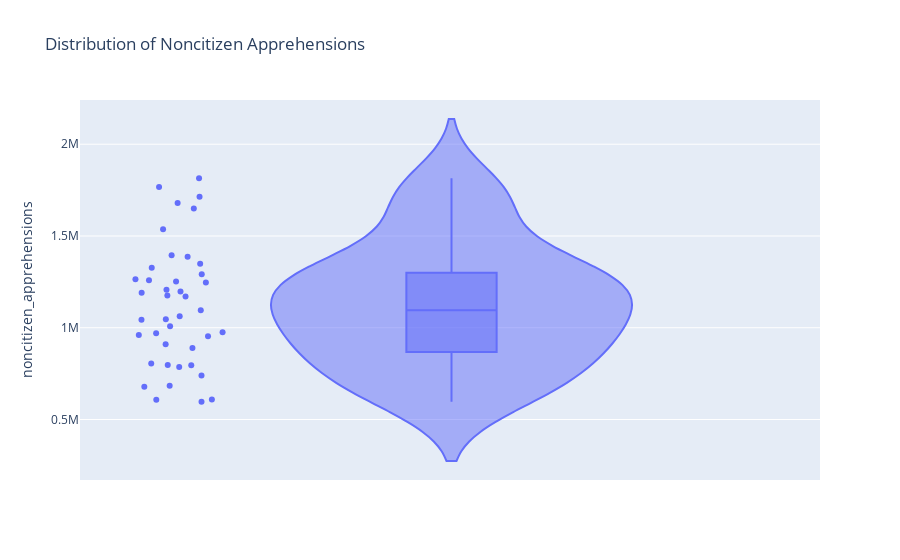

The notebook cell saved with this chart:
### Code cell
noncitizen_apprehensions_violin = px.violin(df, y='noncitizen_apprehensions', points='all', box=True,
                                         title='Distribution of Noncitizen Apprehensions')
noncitizen_apprehensions_violin.show()

### Figure 1 — Plotly figure (JSON) as saved in the notebook; plotly's stock layout.template omitted (floating-point values rounded to 4 significant figures)
{"data": [{"alignmentgroup": "True", "box": {"visible": true}, "hovertemplate": "noncitizen_apprehensions=%{y}<extra></extra>", "legendgroup": "", "marker": {"color": "#636efa"}, "name": "", "offsetgroup": "", "orientation": "v", "points": "all", "scalegroup": "True", "showlegend": false, "type": "violin", "x0": " ", "xaxis": "x", "y": [910361, 975780, 970246, 1251357, 1246981, 1348749, 1767400, 1190488, 1008145, 954243, 1169939, 1197875, 1258481, 1327261, 1094719, 1394554, 1649986, 1536520, 1679439, 1714035, 1814729, 1387486, 1062270, 1046422, 1264232, 1291065, 1206408, 960673, 1043759, 889212, 796587, 678606, 795735, 786223, 805334, 596560, 683782, 607677, 739486, 1175841, 609265], "y0": " ", "yaxis": "y"}], "layout": {"legend": {"tracegroupgap": 0}, "title": {"text": "Distribution of Noncitizen Apprehensions"}, "violinmode": "group", "xaxis": {"anchor": "y", "domain": [0, 1]}, "yaxis": {"anchor": "x", "domain": [0, 1], "title": {"text": "noncitizen_apprehensions"}}}}
